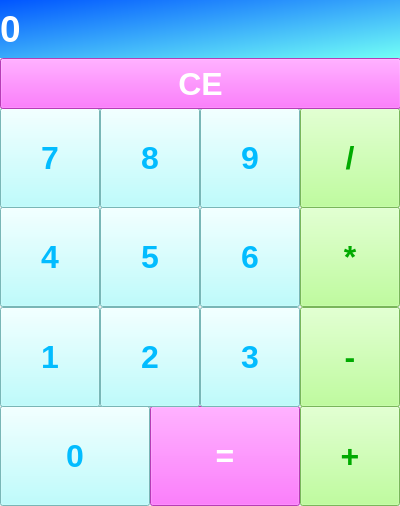
<?xml version="1.0" encoding="UTF-8"?>
<ui version="4.0">
 <class>MainWindow</class>
 <widget class="QMainWindow" name="MainWindow">
  <property name="geometry">
   <rect>
    <x>0</x>
    <y>0</y>
    <width>400</width>
    <height>506</height>
   </rect>
  </property>
  <property name="windowTitle">
   <string>Калькулятор</string>
  </property>
  <property name="windowOpacity">
   <double>0.800000000000000</double>
  </property>
  <property name="autoFillBackground">
   <bool>false</bool>
  </property>
  <widget class="QWidget" name="centralwidget">
   <widget class="QLabel" name="result">
    <property name="geometry">
     <rect>
      <x>0</x>
      <y>0</y>
      <width>401</width>
      <height>58</height>
     </rect>
    </property>
    <property name="font">
     <font>
      <family>Arial</family>
      <pointsize>28</pointsize>
      <bold>true</bold>
     </font>
    </property>
    <property name="styleSheet">
     <string notr="true">background-color: qlineargradient(spread:pad, x1:0, y1:0, x2:1, y2:1, stop:0 rgba(0, 85, 255, 255), stop:1 rgba(114, 255, 246, 255));
color: rgb(255, 255, 255);</string>
    </property>
    <property name="text">
     <string>0</string>
    </property>
    <property name="margin">
     <number>10</number>
    </property>
   </widget>
   <widget class="QPushButton" name="btnZero">
    <property name="geometry">
     <rect>
      <x>0</x>
      <y>406</y>
      <width>150</width>
      <height>100</height>
     </rect>
    </property>
    <property name="font">
     <font>
      <family>Arial</family>
      <pointsize>24</pointsize>
      <italic>false</italic>
      <bold>true</bold>
     </font>
    </property>
    <property name="styleSheet">
     <string notr="true">background-color: rgb(170, 255, 255);
font: 700 24pt &quot;Arial&quot;;
color: rgb(255, 255, 255);
color: rgb(0, 85, 255);
color: rgb(0, 170, 0);
color: rgb(2, 188, 255);</string>
    </property>
    <property name="text">
     <string>0</string>
    </property>
   </widget>
   <widget class="QPushButton" name="btnEqual">
    <property name="geometry">
     <rect>
      <x>150</x>
      <y>406</y>
      <width>150</width>
      <height>100</height>
     </rect>
    </property>
    <property name="font">
     <font>
      <family>Arial</family>
      <pointsize>24</pointsize>
      <italic>false</italic>
      <bold>true</bold>
     </font>
    </property>
    <property name="styleSheet">
     <string notr="true">background-color: rgb(255, 85, 255);
font: 700 24pt &quot;Arial&quot;;
color: rgb(255, 255, 255);</string>
    </property>
    <property name="text">
     <string>=</string>
    </property>
   </widget>
   <widget class="QPushButton" name="btn2">
    <property name="geometry">
     <rect>
      <x>100</x>
      <y>307</y>
      <width>100</width>
      <height>100</height>
     </rect>
    </property>
    <property name="font">
     <font>
      <family>Arial</family>
      <pointsize>24</pointsize>
      <italic>false</italic>
      <bold>true</bold>
     </font>
    </property>
    <property name="styleSheet">
     <string notr="true">background-color: rgb(170, 255, 255);
font: 700 24pt &quot;Arial&quot;;
color: rgb(255, 255, 255);
color: rgb(0, 85, 255);
color: rgb(0, 170, 0);
color: rgb(2, 188, 255);</string>
    </property>
    <property name="text">
     <string>2</string>
    </property>
   </widget>
   <widget class="QPushButton" name="btn1">
    <property name="geometry">
     <rect>
      <x>0</x>
      <y>307</y>
      <width>100</width>
      <height>100</height>
     </rect>
    </property>
    <property name="font">
     <font>
      <family>Arial</family>
      <pointsize>24</pointsize>
      <italic>false</italic>
      <bold>true</bold>
     </font>
    </property>
    <property name="styleSheet">
     <string notr="true">background-color: rgb(170, 255, 255);
font: 700 24pt &quot;Arial&quot;;
color: rgb(255, 255, 255);
color: rgb(0, 85, 255);
color: rgb(0, 170, 0);
color: rgb(2, 188, 255);</string>
    </property>
    <property name="text">
     <string>1</string>
    </property>
   </widget>
   <widget class="QPushButton" name="btn3">
    <property name="geometry">
     <rect>
      <x>200</x>
      <y>307</y>
      <width>100</width>
      <height>100</height>
     </rect>
    </property>
    <property name="font">
     <font>
      <family>Arial</family>
      <pointsize>24</pointsize>
      <italic>false</italic>
      <bold>true</bold>
     </font>
    </property>
    <property name="styleSheet">
     <string notr="true">background-color: rgb(170, 255, 255);
font: 700 24pt &quot;Arial&quot;;
color: rgb(255, 255, 255);
color: rgb(0, 85, 255);
color: rgb(0, 170, 0);
color: rgb(2, 188, 255);</string>
    </property>
    <property name="text">
     <string>3</string>
    </property>
   </widget>
   <widget class="QPushButton" name="btn4">
    <property name="geometry">
     <rect>
      <x>0</x>
      <y>207</y>
      <width>100</width>
      <height>100</height>
     </rect>
    </property>
    <property name="font">
     <font>
      <family>Arial</family>
      <pointsize>24</pointsize>
      <italic>false</italic>
      <bold>true</bold>
     </font>
    </property>
    <property name="styleSheet">
     <string notr="true">background-color: rgb(170, 255, 255);
font: 700 24pt &quot;Arial&quot;;
color: rgb(255, 255, 255);
color: rgb(0, 85, 255);
color: rgb(0, 170, 0);
color: rgb(2, 188, 255);</string>
    </property>
    <property name="text">
     <string>4</string>
    </property>
   </widget>
   <widget class="QPushButton" name="btn5">
    <property name="geometry">
     <rect>
      <x>100</x>
      <y>207</y>
      <width>100</width>
      <height>100</height>
     </rect>
    </property>
    <property name="font">
     <font>
      <family>Arial</family>
      <pointsize>24</pointsize>
      <italic>false</italic>
      <bold>true</bold>
     </font>
    </property>
    <property name="styleSheet">
     <string notr="true">background-color: rgb(170, 255, 255);
font: 700 24pt &quot;Arial&quot;;
color: rgb(255, 255, 255);
color: rgb(0, 85, 255);
color: rgb(0, 170, 0);
color: rgb(2, 188, 255);</string>
    </property>
    <property name="text">
     <string>5</string>
    </property>
   </widget>
   <widget class="QPushButton" name="btn6">
    <property name="geometry">
     <rect>
      <x>200</x>
      <y>207</y>
      <width>100</width>
      <height>100</height>
     </rect>
    </property>
    <property name="font">
     <font>
      <family>Arial</family>
      <pointsize>24</pointsize>
      <italic>false</italic>
      <bold>true</bold>
     </font>
    </property>
    <property name="styleSheet">
     <string notr="true">background-color: rgb(170, 255, 255);
font: 700 24pt &quot;Arial&quot;;
color: rgb(255, 255, 255);
color: rgb(0, 85, 255);
color: rgb(0, 170, 0);
color: rgb(2, 188, 255);</string>
    </property>
    <property name="text">
     <string>6</string>
    </property>
   </widget>
   <widget class="QPushButton" name="btn9">
    <property name="geometry">
     <rect>
      <x>200</x>
      <y>108</y>
      <width>100</width>
      <height>100</height>
     </rect>
    </property>
    <property name="font">
     <font>
      <family>Arial</family>
      <pointsize>24</pointsize>
      <italic>false</italic>
      <bold>true</bold>
     </font>
    </property>
    <property name="styleSheet">
     <string notr="true">background-color: rgb(170, 255, 255);
font: 700 24pt &quot;Arial&quot;;
color: rgb(255, 255, 255);
color: rgb(0, 85, 255);
color: rgb(0, 170, 0);
color: rgb(2, 188, 255);</string>
    </property>
    <property name="text">
     <string>9</string>
    </property>
   </widget>
   <widget class="QPushButton" name="btn8">
    <property name="geometry">
     <rect>
      <x>100</x>
      <y>108</y>
      <width>100</width>
      <height>100</height>
     </rect>
    </property>
    <property name="font">
     <font>
      <family>Arial</family>
      <pointsize>24</pointsize>
      <italic>false</italic>
      <bold>true</bold>
     </font>
    </property>
    <property name="styleSheet">
     <string notr="true">background-color: rgb(170, 255, 255);
font: 700 24pt &quot;Arial&quot;;
color: rgb(255, 255, 255);
color: rgb(0, 85, 255);
color: rgb(0, 170, 0);
color: rgb(2, 188, 255);</string>
    </property>
    <property name="text">
     <string>8</string>
    </property>
   </widget>
   <widget class="QPushButton" name="btn7">
    <property name="geometry">
     <rect>
      <x>0</x>
      <y>108</y>
      <width>100</width>
      <height>100</height>
     </rect>
    </property>
    <property name="font">
     <font>
      <family>Arial</family>
      <pointsize>24</pointsize>
      <italic>false</italic>
      <bold>true</bold>
     </font>
    </property>
    <property name="styleSheet">
     <string notr="true">background-color: rgb(170, 255, 255);
font: 700 24pt &quot;Arial&quot;;
color: rgb(255, 255, 255);
color: rgb(0, 85, 255);
color: rgb(0, 170, 0);
color: rgb(2, 188, 255);</string>
    </property>
    <property name="text">
     <string>7</string>
    </property>
   </widget>
   <widget class="QPushButton" name="btnPlus">
    <property name="geometry">
     <rect>
      <x>300</x>
      <y>406</y>
      <width>100</width>
      <height>100</height>
     </rect>
    </property>
    <property name="font">
     <font>
      <family>Arial</family>
      <pointsize>24</pointsize>
      <italic>false</italic>
      <bold>true</bold>
     </font>
    </property>
    <property name="styleSheet">
     <string notr="true">font: 700 24pt &quot;Arial&quot;;
background-color: rgb(170, 255, 127);
color: rgb(0, 170, 0);</string>
    </property>
    <property name="text">
     <string>+</string>
    </property>
   </widget>
   <widget class="QPushButton" name="btnMinus">
    <property name="geometry">
     <rect>
      <x>300</x>
      <y>307</y>
      <width>100</width>
      <height>100</height>
     </rect>
    </property>
    <property name="font">
     <font>
      <family>Arial</family>
      <pointsize>24</pointsize>
      <italic>false</italic>
      <bold>true</bold>
     </font>
    </property>
    <property name="styleSheet">
     <string notr="true">font: 700 24pt &quot;Arial&quot;;
background-color: rgb(170, 255, 127);
color: rgb(0, 170, 0);</string>
    </property>
    <property name="text">
     <string>-</string>
    </property>
   </widget>
   <widget class="QPushButton" name="btnMulti">
    <property name="geometry">
     <rect>
      <x>300</x>
      <y>207</y>
      <width>100</width>
      <height>100</height>
     </rect>
    </property>
    <property name="font">
     <font>
      <family>Arial</family>
      <pointsize>24</pointsize>
      <italic>false</italic>
      <bold>true</bold>
     </font>
    </property>
    <property name="styleSheet">
     <string notr="true">font: 700 24pt &quot;Arial&quot;;
background-color: rgb(170, 255, 127);
color: rgb(0, 170, 0);</string>
    </property>
    <property name="text">
     <string>*</string>
    </property>
   </widget>
   <widget class="QPushButton" name="btnDivide">
    <property name="geometry">
     <rect>
      <x>300</x>
      <y>108</y>
      <width>100</width>
      <height>100</height>
     </rect>
    </property>
    <property name="font">
     <font>
      <family>Arial</family>
      <pointsize>24</pointsize>
      <italic>false</italic>
      <bold>true</bold>
     </font>
    </property>
    <property name="styleSheet">
     <string notr="true">font: 700 24pt &quot;Arial&quot;;
background-color: rgb(170, 255, 127);
color: rgb(0, 170, 0);</string>
    </property>
    <property name="text">
     <string>/</string>
    </property>
   </widget>
   <widget class="QPushButton" name="btnCe">
    <property name="geometry">
     <rect>
      <x>0</x>
      <y>58</y>
      <width>401</width>
      <height>51</height>
     </rect>
    </property>
    <property name="font">
     <font>
      <family>Arial</family>
      <pointsize>24</pointsize>
      <italic>false</italic>
      <bold>true</bold>
     </font>
    </property>
    <property name="styleSheet">
     <string notr="true">font: 700 24pt &quot;Arial&quot;;
background-color: rgb(255, 85, 255);
color: rgb(255, 255, 255);</string>
    </property>
    <property name="text">
     <string>CE</string>
    </property>
   </widget>
  </widget>
 </widget>
 <resources/>
 <connections/>
</ui>
